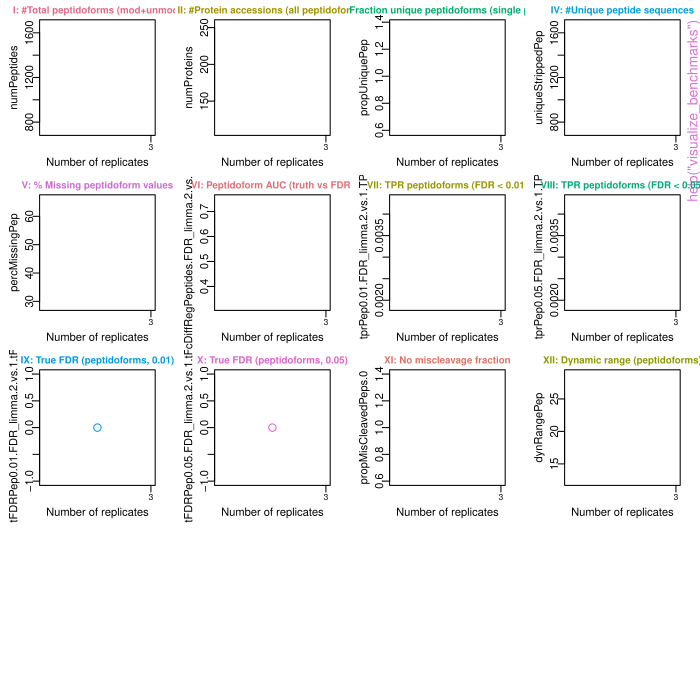

Write R code to recreate this figure.
pkgname <- "ProteoMaker"
source(file.path(R.home("share"), "R", "examples-header.R"))
options(warn = 1)
library('ProteoMaker')

base::assign(".oldSearch", base::search(), pos = 'CheckExEnv')
base::assign(".old_wd", base::getwd(), pos = 'CheckExEnv')
cleanEx()
nameEx("def_param")
### * def_param

flush(stderr()); flush(stdout())

### Name: def_param
### Title: Generate default parameters or read from yaml file
### Aliases: def_param

### ** Examples

# Read YAML file from inst folder
yaml_path <- system.file("config", "params.yaml", package = "ProteoMaker")
params <- def_param(yaml_path)



cleanEx()
nameEx("gather_all_sims")
### * gather_all_sims

flush(stderr()); flush(stdout())

### Name: gather_all_sims
### Title: Gather parameters and benchmarks from all available runs
### Aliases: gather_all_sims

### ** Examples

config <- set_proteomaker(resultFilePath = tempdir())
all_results <- gather_all_sims(config)




cleanEx()
nameEx("generate_combinations")
### * generate_combinations

flush(stderr()); flush(stdout())

### Name: generate_combinations
### Title: Generate all combinations of parameter sets
### Aliases: generate_combinations

### ** Examples

params <- def_param()
params$paramGroundTruth$NumReps <- c(2, 4, 6)
combinations <- generate_combinations(params)



cleanEx()
nameEx("get_simulation")
### * get_simulation

flush(stderr()); flush(stdout())

### Name: get_simulation
### Title: Retrieve intermediate outputs for a simulation
### Aliases: get_simulation

### ** Examples

config <- set_proteomaker(resultFilePath = tempdir(), cores = NULL)
Param <- def_param()
Param$paramGroundTruth$NumReps <- 5
benchmarks <- run_sims(Param, config)
result <- get_simulation(benchmarks[[1]]$Param, config, stage = "MSRun")



cleanEx()
nameEx("get_stage_hashes")
### * get_stage_hashes

flush(stderr()); flush(stdout())

### Name: get_stage_hashes
### Title: Retrieve hashes for intermediate simulation stages
### Aliases: get_stage_hashes

### ** Examples

Param <- def_param()
hashes <- get_stage_hashes(Param)
hashes["MSRun"]



cleanEx()
nameEx("matrix_benchmarks")
### * matrix_benchmarks

flush(stderr()); flush(stdout())

### Name: matrix_benchmarks
### Title: Create a matrix of benchmarks from simulation results
### Aliases: matrix_benchmarks

### ** Examples

conf <- set_proteomaker(resultFilePath = tempdir(), cores = NULL)
results <- run_sims(def_param(), conf)
benchmark_matrix <- matrix_benchmarks(results, conf)




cleanEx()
nameEx("plot_params")
### * plot_params

flush(stderr()); flush(stdout())

### Name: plot_params
### Title: Plot parameters for a specific simulation
### Aliases: plot_params

### ** Examples

## Not run: 
##D benchmarks <- matrix_benchmarks(run_sims(def_param(), set_proteomaker(cores = NULL)), set_proteomaker(cores = NULL))
##D plot_params(benchmarks, current_row = 1)
## End(Not run)



cleanEx()
nameEx("run_sims")
### * run_sims

flush(stderr()); flush(stdout())

### Name: run_sims
### Title: Run all simulations for given parameters and configurations
### Aliases: run_sims

### ** Examples

params <- def_param()
config <- set_proteomaker(cores = NULL)
results <- run_sims(params, config)



cleanEx()
nameEx("set_proteomaker")
### * set_proteomaker

flush(stderr()); flush(stdout())

### Name: set_proteomaker
### Title: Set paths and general configuration for ProteoMaker
### Aliases: set_proteomaker

### ** Examples

config <- set_proteomaker()
config <- set_proteomaker(
  fastaFilePath = "CustomProteomes",
  resultFilePath = "Results", cores = 4, clusterType = "PSOCK"
)



cleanEx()
nameEx("visualize_benchmarks")
### * visualize_benchmarks

flush(stderr()); flush(stdout())

### Name: visualize_benchmarks
### Title: Visualize benchmarks vs 1 or two parameters
### Aliases: visualize_benchmarks

### ** Examples

conf <- set_proteomaker(resultFilePath = tempdir(), cores = NULL)
results <- run_sims(def_param(), conf)
benchmark_matrix <- matrix_benchmarks(results, conf)
visualize_benchmarks(benchmark_matrix, ref_par = "NumReps")




cleanEx()
nameEx("visualize_one_sim")
### * visualize_one_sim

flush(stderr()); flush(stdout())

### Name: visualize_one_sim
### Title: Visualize benchmarks for a specific simulation
### Aliases: visualize_one_sim

### ** Examples

benchmarks <- matrix_benchmarks(run_sims(def_param(), set_proteomaker(cores = NULL)), set_proteomaker(cores = NULL))
visualize_one_sim(benchmarks, current_row = 1)



### * <FOOTER>
###
cleanEx()
options(digits = 7L)
base::cat("Time elapsed: ", proc.time() - base::get("ptime", pos = 'CheckExEnv'),"\n")
grDevices::dev.off()
###
### Local variables: ***
### mode: outline-minor ***
### outline-regexp: "\\(> \\)?### [*]+" ***
### End: ***
quit('no')
